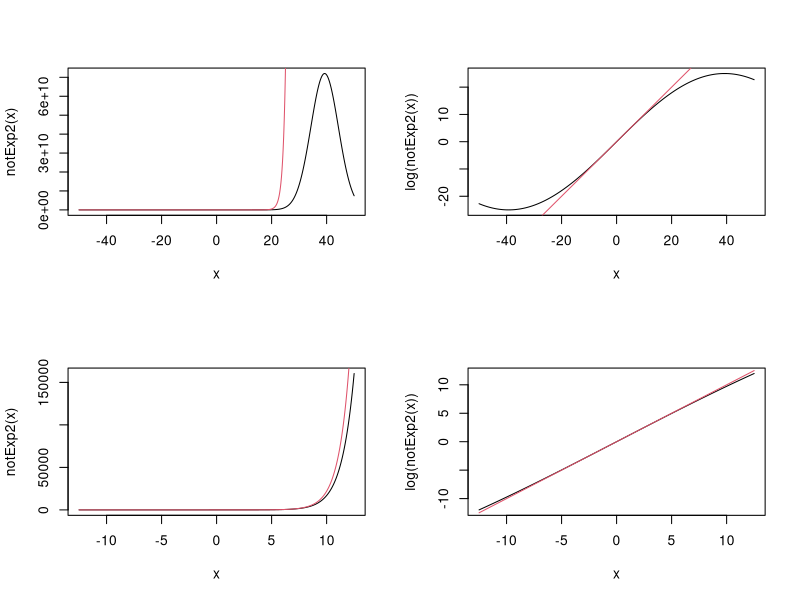

Generate this figure with R:
library(mgcv)


### Name: notExp2
### Title: Alternative to log parameterization for variance components
### Aliases: notExp2 notLog2
### Keywords: models smooth regression

### ** Examples

## Illustrate the notExp2 function:
require(mgcv)
x <- seq(-50,50,length=1000)
op <- par(mfrow=c(2,2))
plot(x,notExp2(x),type="l")
lines(x,exp(x),col=2)
plot(x,log(notExp2(x)),type="l")
lines(x,log(exp(x)),col=2) # redundancy intended
x <- x/4
plot(x,notExp2(x),type="l")
lines(x,exp(x),col=2)
plot(x,log(notExp2(x)),type="l")
lines(x,log(exp(x)),col=2) # redundancy intended
par(op)
